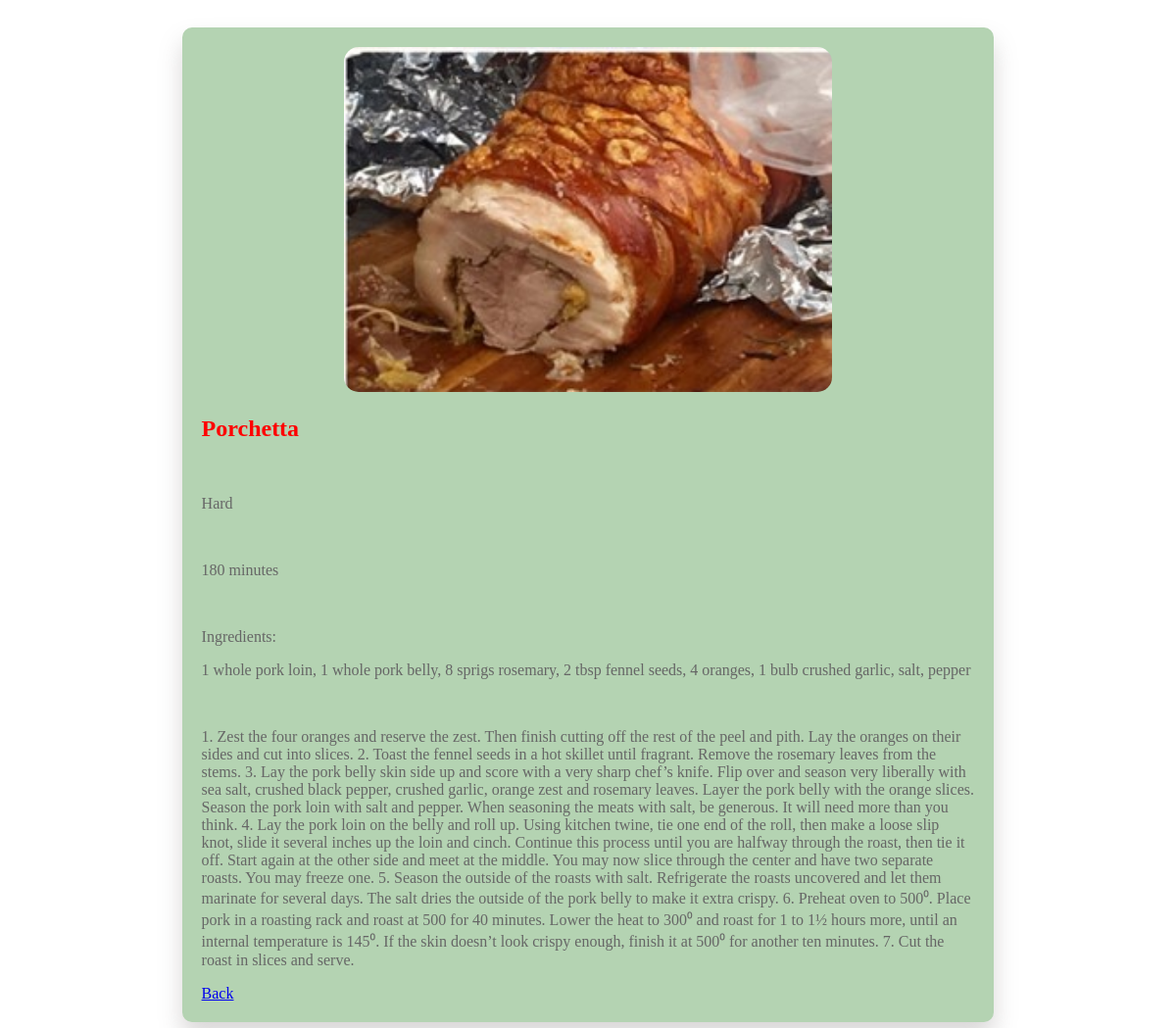
/list/3 (signed in), run on the app's committed database.
### recipes/models.py (models this page shows, shortened)
class Recipe(models.Model):
    name = models.CharField(max_length = 120)
    cooking_time = models.IntegerField(help_text = 'in minutes', default = 0)
    ingredients = models.CharField(max_length = 500)
    description = models.TextField()
    pic = models.ImageField(upload_to='recipes', default='no_picture.jpg')
    def calc_difficulty(self):
        ingredients = self.ingredients.split(', ')
        if self.cooking_time <= 90 and len(ingredients) <= 5:
            difficulty = 'Easy'
        elif self.cooking_time <= 90 and len(ingredients) > 5:
            difficulty = 'Intermediate'
        elif self.cooking_time > 90 and len(ingredients) < 10:
            difficulty = 'Hard'
        elif self.cooking_time > 90 and len(ingredients) >= 10:
            difficulty = 'Expert'
        return difficulty

### recipes/views.py (the view)
# urls.py: path('list/<pk>', RecipeDetailView.as_view(), name='detail'),
class RecipeDetailView(LoginRequiredMixin, DetailView):
    model = Recipe
    template_name = 'recipes/detail.html'

### recipes/templates/recipes/detail.html (shortened to what this page needs)
{% load static %}
<!DOCTYPE html>
<html lang="en">
<head>
</head>
<body>
    <section class="details-section">
        <div class="details-card">
            <img class="details-card-img" src="{{object.pic.url}}" alt="recipe-img">
            <div class="details-container">
                <h1> {{object.name}} </h1>
                <br>
                <p> {{object.calc_difficulty}} </p>
                <br>
                <p> {{object.cooking_time}} minutes</p>
                <br>
                <p>Ingredients: <p>
                <p> {{object.ingredients}} </p>
                <br>
                <p> {{object.description}} </p>
                    <a href="/recipes/list"> Back</a>
            </div>
        </div>
    </section>
</body>
</html>

### recipes/templates/recipes/detail.html (style rules this page uses)
.details-section { display: flex; place-content: center; justify-items: center; height: 100%; width: 100%; }
.details-card { box-shadow: 0 15px 25px rgba(129, 124, 124, 0.3); border-radius: 10px; backdrop-filter: blur(40px); background-color: #b4d3b2; text-align: center; height: 100%; width: 70%; margin: 20px; padding-top: 20px; }
.details-card-img { border-radius: 15px; height: 40%; width: 60%; }
.details-container { text-align: left; margin: 20px; }
h1 { color: red; }
p { color: #666; }

### data on the page
Recipe: pic (picture), name "Porchetta", calc_difficulty "Hard", cooking_time "180", ingredients "1 whole pork loin, 1 whole pork belly, 8 sprigs rosemary, 2 tbsp fennel seeds, 4 oranges, 1 bulb crushed garlic, salt, pepper", description "1. Zest the four oranges and reserve the zest. Then finish cutting off the rest of the peel and pith. Lay the oranges on their sides and cut into slices. 2. Toast the fennel seeds in a hot skillet until fragrant. Remove the rosemary leaves from the stems. 3. Lay the pork belly skin side up and score with a very sharp chef’s knife. Flip over and season very liberally with sea salt, crushed black pepper, crushed garlic, orange zest and rosemary leaves. Layer the pork belly with the orange slices. Season the pork loin with salt and pepper. When seasoning the meats with salt, be generous. It will need more than you think. 4. Lay the pork loin on the belly and roll up. Using kitchen twine, tie…"
